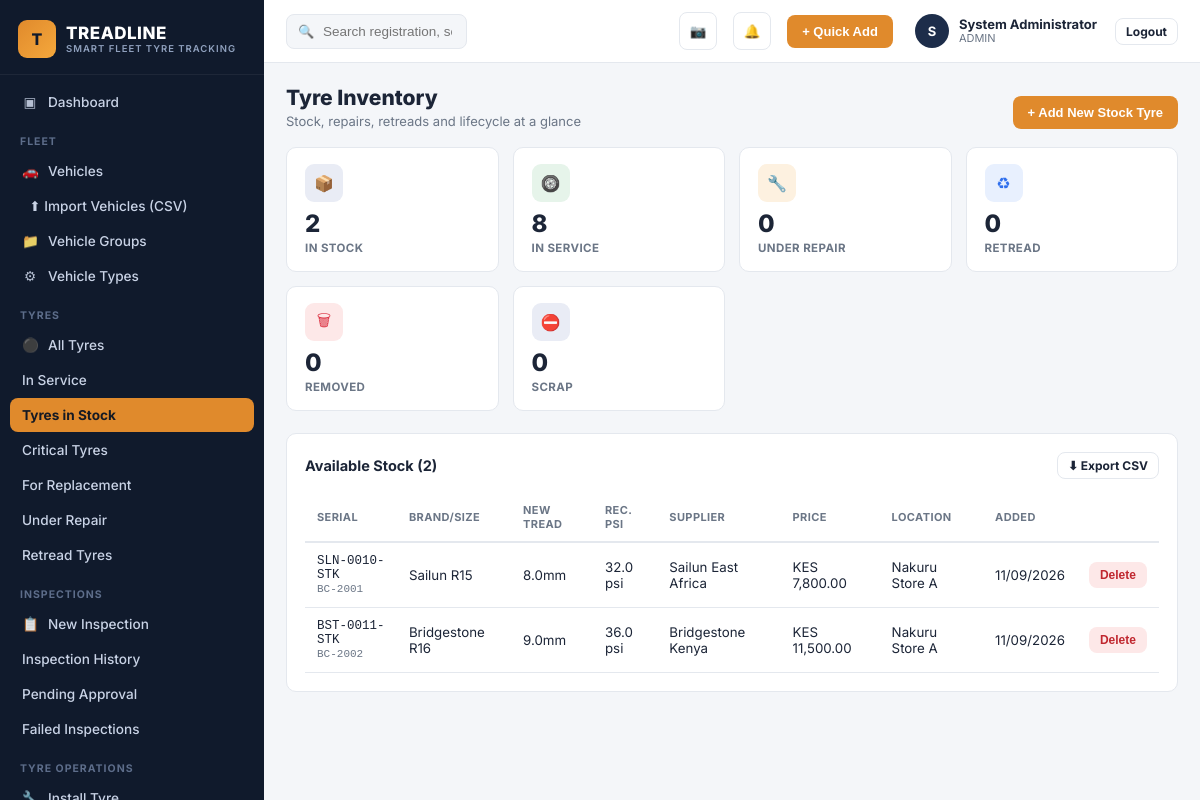
Screenshot of /stock.php (signed in) with the database file from the repository.
### tables this page shows
CREATE TABLE users (
    id INT AUTO_INCREMENT PRIMARY KEY,
    full_name VARCHAR(150) NOT NULL,
    username VARCHAR(100) UNIQUE NOT NULL,
    email VARCHAR(150) UNIQUE,
    password_hash VARCHAR(255) NOT NULL,
    role_id INT NOT NULL,
    branch_id INT NULL,
    phone VARCHAR(30),
    status ENUM('ACTIVE','SUSPENDED') DEFAULT 'ACTIVE',
    remember_token VARCHAR(255) NULL,
    reset_token VARCHAR(255) NULL,
    reset_expires DATETIME NULL,
    last_login DATETIME NULL,
    created_at DATETIME DEFAULT CURRENT_TIMESTAMP,
    FOREIGN KEY (role_id) REFERENCES roles(id)
);

CREATE TABLE roles (
    id INT AUTO_INCREMENT PRIMARY KEY,
    name VARCHAR(50) UNIQUE NOT NULL,
    description VARCHAR(255)
);

CREATE TABLE tyres (
    id INT AUTO_INCREMENT PRIMARY KEY,
    serial_number VARCHAR(100) UNIQUE NOT NULL,
    branding_code VARCHAR(100),
    brand VARCHAR(80) NOT NULL,
    model VARCHAR(80),
    size VARCHAR(30) NOT NULL,
    type ENUM('NEW','RETREAD','USED') DEFAULT 'NEW',
    new_tread_mm DECIMAL(4,1) NOT NULL DEFAULT 8.0,
    recommended_psi DECIMAL(5,1) NOT NULL DEFAULT 32.0,
    load_rating VARCHAR(20),
    speed_rating VARCHAR(10),
    purchase_date DATE,
    supplier_id INT,
    purchase_price DECIMAL(12,2) DEFAULT 0,
    warranty_info VARCHAR(150),
    expected_mileage INT DEFAULT 60000,
    expected_lifespan_days INT DEFAULT 730,
    storage_location VARCHAR(100),
     
    status ENUM('STOCK','IN_SERVICE','UNDER_REPAIR','RETREAD','REMOVED','SCRAP') DEFAULT 'STOCK',
     
    current_vehicle_id INT NULL,
    current_position VARCHAR(10) NULL,
    current_tread_mm DECIMAL(4,1) NULL,
    current_psi DECIMAL(5,1) NULL,
    install_odometer INT NULL,
    total_repairs INT DEFAULT 0,
    total_retreads INT DEFAULT 0,
    date_added DATE DEFAULT (CURRENT_DATE),
    created_at DATETIME DEFAULT CURRENT_TIMESTAMP,
    updated_at DATETIME DEFAULT CURRENT_TIMESTAMP ON UPDATE CURRENT_TIMESTAMP,
    FOREIGN KEY (supplier_id) REFERENCES suppliers(id),
    FOREIGN KEY (current_vehicle_id) REFERENCES vehicles(id)
);

CREATE TABLE suppliers (
    id INT AUTO_INCREMENT PRIMARY KEY,
    company VARCHAR(150) NOT NULL,
    contact_person VARCHAR(150),
    phone VARCHAR(30),
    email VARCHAR(150),
    address VARCHAR(255),
    products VARCHAR(255),
    status ENUM('ACTIVE','INACTIVE') DEFAULT 'ACTIVE',
    created_at DATETIME DEFAULT CURRENT_TIMESTAMP
);

### includes/functions.php (called while the page is built, shortened)
<?php
function current_user(): ?array {
    static $cache = null;
    if ($cache !== null) return $cache;
    $stmt = db()->prepare("SELECT u.*, r.name AS role_name, b.name AS branch_name
                           FROM users u JOIN roles r ON u.role_id = r.id
                           LEFT JOIN branches b ON u.branch_id = b.id
                           WHERE u.id = ?");
    $stmt->execute([$_SESSION['user_id']]);
    $cache = $stmt->fetch() ?: null;
    return $cache;
}
function can_edit(): bool {
    $u = current_user();
    return $u && in_array($u['role_name'], ['ADMIN','FLEET_MANAGER','TYRE_INSPECTOR','SUPERVISOR'], true);
}
function get_setting(string $key, $default = null) {
    static $settings = null;
    if ($settings === null) {
        $settings = [];
        foreach (db()->query("SELECT setting_key, setting_value FROM settings") as $row) {
            $settings[$row['setting_key']] = $row['setting_value'];
        }
    }
    return $settings[$key] ?? $default;
}
function e(?string $s): string { return htmlspecialchars($s ?? '', ENT_QUOTES, 'UTF-8'); }
function fmt_money($v): string {
    return get_setting('currency', 'KES') . ' ' . number_format((float)$v, 2);
}
function fmt_date(?string $d, string $fmt = 'd/m/Y'): string {
    $ts = strtotime($d);
    return $ts ? date($fmt, $ts) : '—';
}

### config/db.php (called while the page is built, shortened)
<?php
function db(): PDO {
    static $pdo = null;
    if ($pdo === null) {
        try {
            $pdo = new PDO(
                "mysql:host=" . DB_HOST . ";dbname=" . DB_NAME . ";charset=utf8mb4",
                DB_USER,
                DB_PASS,
                [
                    PDO::ATTR_ERRMODE => PDO::ERRMODE_EXCEPTION,
                    PDO::ATTR_DEFAULT_FETCH_MODE => PDO::FETCH_ASSOC,
                    PDO::ATTR_EMULATE_PREPARES => false,
                ]
            );
        } catch (PDOException $e) {
            http_response_code(500);
            die('<h2>Database connection failed</h2><p>' . htmlspecialchars($e->getMessage()) . '</p><p>Check <code>config/db.php</code> and run <code>sql/schema.sql</code> first. See README.md.</p>');
        }
    }
    return $pdo;
}

### stock.php (the view, shortened to what this page needs)
<?php
$counts = db()->query("SELECT status, COUNT(*) c FROM tyres GROUP BY status")->fetchAll(PDO::FETCH_KEY_PAIR);
$stock = db()->query("SELECT t.*, s.company AS supplier_name FROM tyres t LEFT JOIN suppliers s ON s.id=t.supplier_id WHERE t.status='STOCK' ORDER BY t.date_added DESC")->fetchAll();
include __DIR__ . '/includes/head.php';
include __DIR__ . '/includes/sidebar.php';
?>
<div class="tl-main">
<?php include __DIR__ . '/includes/topbar.php'; ?>
<div class="tl-content">
  <div class="tl-page-head">
    <div><h1>Tyre Inventory</h1><div class="sub">Stock, repairs, retreads and lifecycle at a glance</div></div>
    <?php if (can_edit()): ?><button class="btn btn-accent" onclick="TL.openModal('addStockModal')">+ Add New Stock Tyre</button><?php endif; ?>
  </div>
  <div class="stat-grid">
    <div class="stat-card accent-navy"><div class="icon">📦</div><div class="value"><?= (int)($counts['STOCK'] ?? 0) ?></div><div class="label">In Stock</div></div>
    <div class="stat-card accent-green"><div class="icon">🛞</div><div class="value"><?= (int)($counts['IN_SERVICE'] ?? 0) ?></div><div class="label">In Service</div></div>
    <div class="stat-card accent-amber"><div class="icon">🔧</div><div class="value"><?= (int)($counts['UNDER_REPAIR'] ?? 0) ?></div><div class="label">Under Repair</div></div>
    <div class="stat-card accent-blue"><div class="icon">♻</div><div class="value"><?= (int)($counts['RETREAD'] ?? 0) ?></div><div class="label">Retread</div></div>
    <div class="stat-card accent-red"><div class="icon">🗑</div><div class="value"><?= (int)($counts['REMOVED'] ?? 0) ?></div><div class="label">Removed</div></div>
    <div class="stat-card accent-navy"><div class="icon">⛔</div><div class="value"><?= (int)($counts['SCRAP'] ?? 0) ?></div><div class="label">Scrap</div></div>
  </div>
  <div class="tl-card">
    <div class="tl-card-head"><h3>Available Stock (<?= count($stock) ?>)</h3>
      <a href="exports/tyres_csv.php?status=STOCK" class="btn btn-outline btn-sm">⬇ Export CSV</a></div>
    <table class="tl-table">
      <thead><tr><th>Serial</th><th>Brand/Size</th><th>New Tread</th><th>Rec. PSI</th><th>Supplier</th><th>Price</th><th>Location</th><th>Added</th><th></th></tr></thead>
      <tbody>
      <?php foreach ($stock as $s): ?>
        <tr>
          <td class="mono"><?= e($s['serial_number']) ?><br><span class="text-muted" style="font-size:11px;"><?= e($s['branding_code']) ?></span></td>
          <td><?= e($s['brand'].' '.$s['size']) ?></td>
          <td><?= number_format($s['new_tread_mm'],1) ?>mm</td>
          <td><?= $s['recommended_psi'] ?> psi</td>
          <td><?= e($s['supplier_name'] ?? '—') ?></td>
          <td><?= fmt_money($s['purchase_price']) ?></td>
          <td><?= e($s['storage_location']) ?></td>
          <td><?= fmt_date($s['date_added']) ?></td>
          <td><?php if (can_edit()): ?><button class="btn btn-danger btn-sm" onclick="deleteTyre(<?= $s['id'] ?>,'<?= e(addslashes($s['serial_number'])) ?>')">Delete</button><?php endif; ?></td>
        </tr>
      <?php endforeach; ?>
      </tbody>
    </table>
  </div>
</div>
</div>
<?php include __DIR__ . '/includes/foot.php'; ?>

### includes/topbar.php (shortened to what this page needs)
<?php
$__u = current_user();
?>
<header class="tl-topbar">
  <form class="tl-search" action="search.php" method="get">
    <span class="ic">&#128269;</span>
    <input type="text" name="q" placeholder="Search registration, serial, branding code..." value="<?= e($_GET['q'] ?? '') ?>">
  </form>
  <button class="tl-icon-btn" title="Scan Tyre" onclick="location.href='scan.php'">&#128247;</button>
  <button class="tl-icon-btn" title="Notifications" onclick="location.href='alerts.php'">
    &#128276;
  </button>
  <button class="btn btn-accent" onclick="location.href='quick_add.php'">+ Quick Add</button>
  <div class="tl-profile">
    <div class="tl-avatar"><?= e(strtoupper(substr($__u['full_name'] ?? 'U',0,1))) ?></div>
    <div>
      <div class="name"><?= e($__u['full_name'] ?? '') ?></div>
      <div class="role"><?= e($__u['role_name'] ?? '') ?><?= !empty($__u['branch_name']) ? ' · '.e($__u['branch_name']) : '' ?></div>
    </div>
    <a href="logout.php" class="btn btn-outline btn-sm" style="margin-left:8px;">Logout</a>
  </div>
</header>

### assets/css/style.css (style rules this page uses)
:root { --tl-navy:#101a2c; --tl-navy-2:#16233b; --tl-navy-3:#1d2d4a; --tl-accent:#e08a2c; --tl-accent-2:#f5a83c; --tl-green:#2f9e5b; --tl-red:#dc3545; --tl-amber:#e69138; --tl-blue:#2f6fed; --tl-bg:#f4f6f9; --tl-card:#ffffff; --tl-border:#e4e8ee; --tl-text:#1c2537; --tl-text-muted:#6b7686; --radius:10px; font-size:15px; }
* { box-sizing:border-box; }
body { margin:0; background:var(--tl-bg); color:var(--tl-text); font-family:'Inter','Segoe UI',Roboto,Helvetica,Arial,sans-serif; -webkit-font-smoothing:antialiased; }
.tl-main { flex:1; min-width:0; display:flex; flex-direction:column; }
.tl-topbar { background:#fff; border-bottom:1px solid var(--tl-border); padding:12px 22px; display:flex; align-items:center; gap:16px; position:sticky; top:0; z-index:30; }
.tl-search { flex:1; max-width:420px; position:relative; }
.tl-search input { width:100%; padding:9px 14px 9px 36px; border-radius:8px; border:1px solid var(--tl-border); background:var(--tl-bg); font-size:13.5px; }
.tl-search .ic { position:absolute; left:12px; top:50%; transform:translateY(-50%); color:var(--tl-text-muted); font-size:13px; }
.tl-icon-btn { width:38px; height:38px; border-radius:8px; border:1px solid var(--tl-border); background:#fff; display:flex; align-items:center; justify-content:center; position:relative; cursor:pointer; color:var(--tl-text); }
.tl-profile { display:flex; align-items:center; gap:10px; padding-left:6px; }
.tl-avatar { width:34px; height:34px; border-radius:50%; background:var(--tl-navy-3); color:#fff; display:flex; align-items:center; justify-content:center; font-weight:700; font-size:13px; }
.tl-profile .name { font-size:13px; font-weight:700; line-height:1.1; }
.tl-profile .role { font-size:11px; color:var(--tl-text-muted); }
.tl-content { padding:22px; flex:1; }
.tl-page-head { display:flex; align-items:flex-end; justify-content:space-between; flex-wrap:wrap; gap:12px; margin-bottom:18px; }
.tl-page-head h1 { font-size:21px; margin:0 0 3px; font-weight:800; }
.tl-page-head .sub { color:var(--tl-text-muted); font-size:13px; }
.tl-card { background:var(--tl-card); border:1px solid var(--tl-border); border-radius:var(--radius); padding:18px; }
.tl-card-head { display:flex; justify-content:space-between; align-items:center; margin-bottom:14px; }
.tl-card-head h3 { font-size:14.5px; margin:0; font-weight:700; }
.stat-grid { display:grid; grid-template-columns:repeat(auto-fit,minmax(190px,1fr)); gap:14px; margin-bottom:22px; }
.stat-card { background:#fff; border:1px solid var(--tl-border); border-radius:var(--radius); padding:16px 18px; position:relative; overflow:hidden; }
.stat-card .icon { width:38px; height:38px; border-radius:9px; display:flex; align-items:center; justify-content:center; font-size:16px; margin-bottom:10px; }
.stat-card .value { font-size:24px; font-weight:800; line-height:1; }
.stat-card .label { font-size:11.5px; color:var(--tl-text-muted); text-transform:uppercase; letter-spacing:.4px; font-weight:700; margin-top:5px; }
.stat-card.accent-red .icon { background:#fde8e8; color:var(--tl-red); }
.stat-card.accent-amber .icon { background:#fdf1e0; color:var(--tl-amber); }
.stat-card.accent-green .icon { background:#e6f4ea; color:var(--tl-green); }
.stat-card.accent-blue .icon { background:#e8f0fe; color:var(--tl-blue); }
.stat-card.accent-navy .icon { background:#e9ecf5; color:var(--tl-navy-3); }
.tl-table { width:100%; border-collapse:collapse; font-size:13.3px; }
.tl-table th { text-align:left; font-size:11px; text-transform:uppercase; letter-spacing:.4px; color:var(--tl-text-muted); padding:10px 12px; border-bottom:2px solid var(--tl-border); font-weight:700; }
.tl-table td { padding:11px 12px; border-bottom:1px solid var(--tl-border); vertical-align:middle; }
.tl-table .mono { font-family:'SFMono-Regular',Consolas,monospace; font-size:12.5px; }
.btn { display:inline-flex; align-items:center; gap:6px; border-radius:8px; padding:8px 14px; font-size:13px; font-weight:700; cursor:pointer; border:1px solid transparent; }
.btn-accent { background:var(--tl-accent); color:#fff; }
.btn-outline { background:#fff; border:1px solid var(--tl-border); color:var(--tl-text); }
.btn-danger { background:#fde8e8; color:#c0272f; }
.btn-sm { padding:5px 10px; font-size:12px; }
.text-muted { color:var(--tl-text-muted); }

### rows the page displays
users: full_name "S", full_name "System Administrator", role.name "ADMIN"
tyres: serial_number "SLN-0010-STK", branding_code "BC-2001", brand+size "Sailun R15", new_tread_mm "8.0", recommended_psi "32.0", supplier.company "Sailun East Africa", purchase_price "KES 7,800.00", storage_location "Nakuru Store A", date_added "11/09/2026"
tyres: serial_number "BST-0011-STK", branding_code "BC-2002", brand+size "Bridgestone R16", new_tread_mm "9.0", recommended_psi "36.0", supplier.company "Bridgestone Kenya", purchase_price "KES 11,500.00", storage_location "Nakuru Store A", date_added "11/09/2026"

### other values shown
$counts['STOCK'] "2"
$counts['IN_SERVICE'] "8"
$counts['UNDER_REPAIR'] "0"
$counts['RETREAD'] "0"
$counts['REMOVED'] "0"
$counts['SCRAP'] "0"
count($stock) "2"
